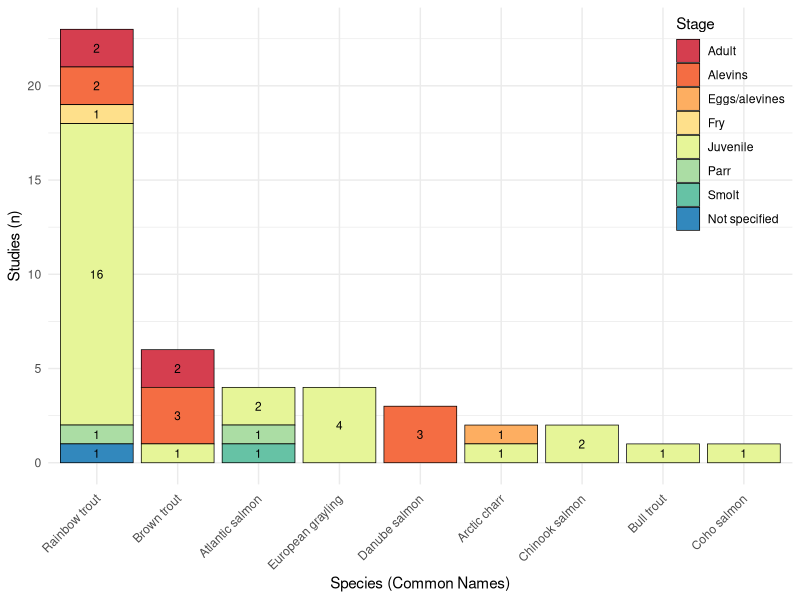

The R source for this figure:

############ =========================== ############
########### Network analysis on salmonids ###########
############ =========================== ############

#####
# The University of British Columbia
# Institute for the Oceans and Fisheries
# Author: Sara Cannon
# Created: 31 August, 2023
# Last update: 1 August, 2024

#load libraries
library(ggplot2)
library(dplyr)
library(stringr)
library(readxl) 
library(RColorBrewer)
library(forcats)

#load and explore data
int_db <- read_excel('Hedges_2024.xlsx')
head(int_db)

#select first 59 rows 
int_db <- head(int_db, n = 46)
summary(int_db)
tail(int_db) #check - Laetz et al. 2009 should be the last row

int_db$`Type of study` <- as.factor(int_db$`Type of study`)
summary(int_db$`Type of study`)

int_db$Organism <- as.factor(int_db$Organism)
summary(int_db$Organism)

int_db$Stage <- as.factor(int_db$Stage)
summary(int_db$Stage)

#create new column for common names (to use for plot instead of full organism name)
int_db[c('Common Name', 'Scientific Name')] <- str_split_fixed(int_db$Organism, pattern = regex("\\([^)]*\\)"), 2)
head(int_db)
int_db$`Common Name`
int_db$`Scientific Name` #somethign wrong with the regex code above, but we will only use common name for now anyway
#would need to correct if using scientific names on the plot instead

#reorder "stage" for correct position in stacked bars (e.g. want to move "Not specified" to the end)
new_stage_levels <- c(levels(int_db$Stage)[levels(int_db$Stage) != "Not specified"], "Not specified")
int_db$Stage <- factor(int_db$Stage, levels = new_stage_levels)
head(int_db)

#plot
ggplot(int_db) +
  aes(x = forcats::fct_infreq(`Common Name`), fill = Stage) +
  geom_bar(color = "black", linewidth = 0.25) +
  scale_fill_brewer(palette = "Spectral") +
  geom_text(
    aes(label = after_stat(count)),
    stat = "count",
    position = position_stack(vjust = 0.5),
    color = "black",
    size = 3
  ) +
  labs(
    x = "Species (Common Names)",
    y = "Studies (n)") +
  theme_minimal() +
  theme(axis.text.x = element_text(angle = 45, hjust = 1),
        legend.position = c(1,1), 
        legend.justification = c(1,1)
        )

